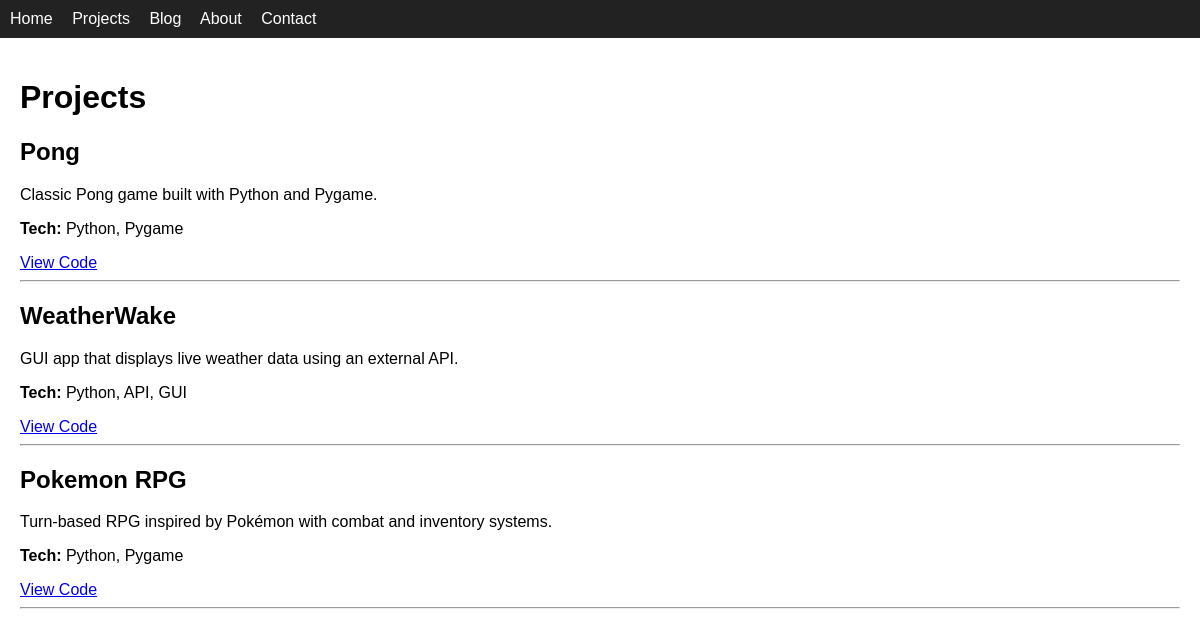
The app's page /projects with its own data.
### tables this page shows
CREATE TABLE projects (
            id INTEGER PRIMARY KEY AUTOINCREMENT,
            title TEXT,
            description TEXT,
            tech TEXT,
            github TEXT
        );

### app.py (the view, shortened to what this page needs)
@app.route("/projects", methods=["GET", "POST"])
def projects():
    conn = get_db()
    projects = conn.execute("SELECT * FROM projects").fetchall()
    conn.close()
    return render_template("projects.html", projects=projects)

### app.py (called while the page is built)
def get_db():
    conn = sqlite3.connect(DATABASE)
    conn.row_factory = sqlite3.Row
    return conn

### templates/projects.html
{% extends "base.html" %}
{% block content %}
<h1>Projects</h1>
{% for project in projects %}
  <div>
    <h2>{{ project.title }}</h2>
    <p>{{ project.description }}</p>
    <p><strong>Tech:</strong> {{ project.tech }}</p>
    <a href="{{ project.github }}">View Code</a>
    <hr>
  </div>
{% endfor %}
{% endblock %}

### templates/base.html (shortened to what this page needs)
<!DOCTYPE html>
<html lang="en">
<head>
    <link rel="stylesheet" href="{{ url_for('static', filename='css/style.css') }}">
</head>
<body>
<nav>
    <a href="/">Home</a>
    <a href="/projects">Projects</a>
    <a href="/blog">Blog</a>
    <a href="/about">About</a>
    <a href="/contact">Contact</a>
</nav>
<main>
    {% block content %}{% endblock %}
</main>
</body>
</html>

### static/css/style.css (style rules this page uses)
body { font-family: Arial, sans-serif; margin: 0; padding: 0; }
nav { background: #222; padding: 10px; }
nav a { color: white; margin-right: 15px; text-decoration: none; }
main { padding: 20px; }

### records on screen
projects: title "Pong", description "Classic Pong game built with Python and Pygame.", tech "Python, Pygame"
projects: title "WeatherWake", description "GUI app that displays live weather data using an external API.", tech "Python, API, GUI"
projects: title "Pokemon RPG", description "Turn-based RPG inspired by Pokémon with combat and inventory systems.", tech "Python, Pygame"
